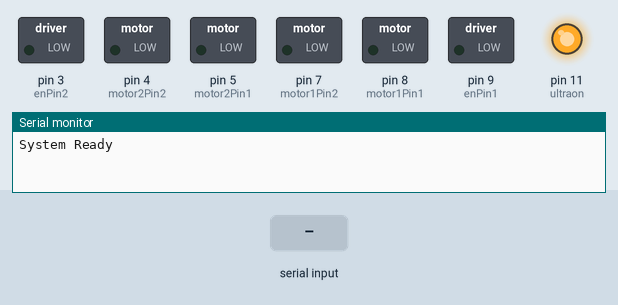
Recording of a sketch running on a simulated Arduino Uno, built with avr-gcc and run on an emulated ATmega328P. On the bench: switched loads named in the sketch (green lamp = pin HIGH), output pins drawn as LEDs (lit = HIGH), the last lines printed to the serial monitor. The inputs (shaded band) are chosen by the test bench.

Above: at 1.2 s.
1.3 s: "B" received over Serial
At 2.4 s:
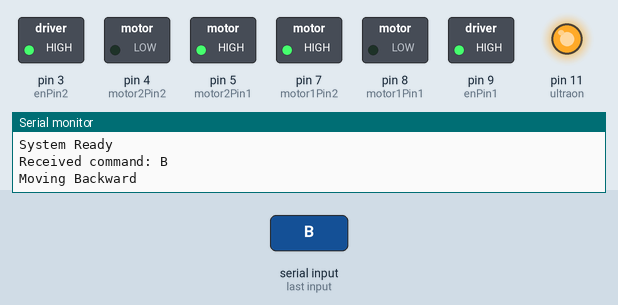
2.8 s: "L" received over Serial
At 3.5 s:
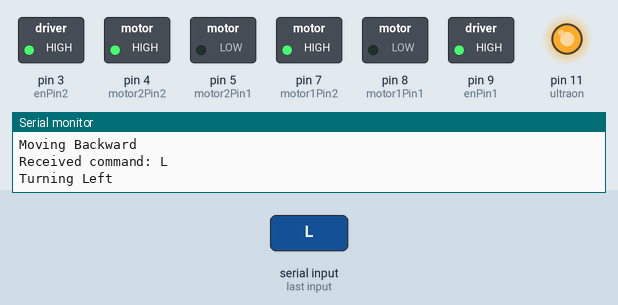
4.3 s: "R" received over Serial
At 4.7 s:
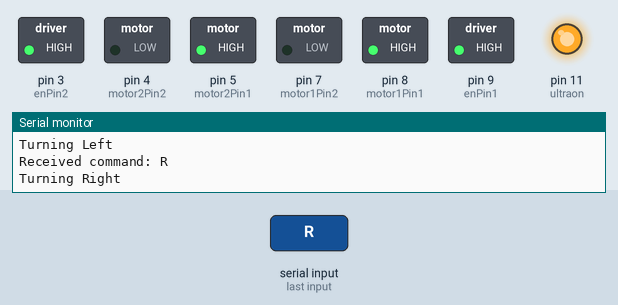
Timing chart, 0 to 7.3 s (numbered marks = the images above; inputs shaded):
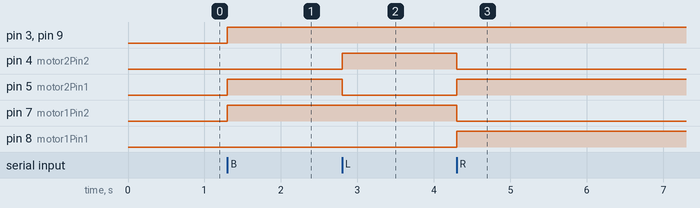

Measured:
- after the input at 1.3 s, pin 3 (enPin2), pin 5 (motor2Pin1), pin 7 (motor1Pin2), pin 9 (enPin1): LOW → HIGH at once
- after the input at 2.8 s, pin 4 (motor2Pin2): LOW → HIGH at once; pin 5 (motor2Pin1): HIGH → LOW at once
- after the input at 4.3 s, pin 4 (motor2Pin2), pin 7 (motor1Pin2): HIGH → LOW at once; pin 5 (motor2Pin1), pin 8 (motor1Pin1): LOW → HIGH at once

The sketch:

Arduino_control.ino
```cpp
// out 1 : green
// out4 : purpel
// Define motor control pins
const int enPin1 = 9; // ENA on the L298N
const int motor1Pin1 = 8; // IN1 on the L298N
const int motor1Pin2 = 7; // IN2 on the L298N
const int motor2Pin1 = 5; // IN3 on the L298N
const int motor2Pin2 = 4; // IN4 on the L298N
const int enPin2 = 3; // ENB on the L298N

// Defines Arduino pins for ultrasonic sensor
const int trigPin = 13;
const int echoPin = 12;
const int ultraon = 11; // Potentially unused pin
// Defines variables
long duration;
int distance;
int dis;

void setup() {

  // Set all the motor control pins to outputs
  pinMode(enPin1, OUTPUT);
  pinMode(motor1Pin1, OUTPUT);
  pinMode(motor1Pin2, OUTPUT);
  pinMode(motor2Pin1, OUTPUT);
  pinMode(motor2Pin2, OUTPUT);
  pinMode(enPin2, OUTPUT);

  pinMode(ultraon, OUTPUT); // Potentially unused pin
  digitalWrite(ultraon, HIGH); // Potentially unused pin

  // Initialize ultrasonic sensor pins
  pinMode(trigPin, OUTPUT); // Sets the trigPin as an Output
  pinMode(echoPin, INPUT);  // Sets the echoPin as an Input

  // Initialize serial communication
  Serial.begin(9600);
  Serial.println("System Ready");
}

void loop() {
  if (Serial.available() > 0) {
    char command = Serial.read();
    Serial.print("Received command: ");
    Serial.println(command);

    switch (command) {
      case 'F': // Move forward
        if (checkDistance()) {
          Serial.println("Moving Forward");
          moveForward();
        } else {
          Serial.println("Obstacle detected! Stopping.");
          stopMotors();
        }
        break;

      case 'B': // Move backward
        Serial.println("Moving Backward");
        moveBackward();
        break;

      case 'L': // Turn left
        Serial.println("Turning Left");
        turnLeft();
        break;

      case 'R': // Turn right
        Serial.println("Turning Right");
        turnRight();
        break;

      case 'S': // Stop
        Serial.println("Stopping");
        stopMotors();
        break;

      // --- ADDED CASES FOR '1' and '4' ---
      case '1':
        Serial.println("green"); // Output "green" for command '1'
        break;
      case '4':
        Serial.println("purple"); // Output "purple" for command '4' (corrected spelling)
        break;
      // --- END ADDED CASES ---

      default:
        Serial.println("Unknown command");
        break;
    }
  }
}

// Function to measure distance using ultrasonic sensor
bool checkDistance() {
  // Clears the trigPin
  digitalWrite(trigPin, LOW);
  delayMicroseconds(2);

  // Sets the trigPin on HIGH state for 10 micro seconds
  digitalWrite(trigPin, HIGH);
  delayMicroseconds(10);
  digitalWrite(trigPin, LOW);

  // Reads the echoPin, returns the sound wave travel time in microseconds
  duration = pulseIn(echoPin, HIGH);

  // Calculating the distance
  distance = duration * 0.034 / 2;

  // Print the distance for debugging purposes
  Serial.print("Distance from the object = ");
  Serial.print(distance);
  Serial.println(" cm");

  // Check if distance is greater than 100 cm
  return distance > 100;
}

// Motor movement functions
// Motor movement functions
void moveForward() {
  digitalWrite(enPin1, HIGH);
  digitalWrite(motor1Pin1, HIGH);
  digitalWrite(motor1Pin2, LOW);
  digitalWrite(enPin2, HIGH);
  digitalWrite(motor2Pin1, LOW);
  digitalWrite(motor2Pin2, HIGH);
}

void moveBackward() {
  digitalWrite(enPin1, HIGH);
  digitalWrite(motor1Pin1, LOW);
  digitalWrite(motor1Pin2, HIGH);
  digitalWrite(enPin2, HIGH);
  digitalWrite(motor2Pin1, HIGH);
  digitalWrite(motor2Pin2, LOW);
}

void turnLeft() {
  digitalWrite(enPin1, HIGH);
  digitalWrite(motor1Pin1, LOW);
  digitalWrite(motor1Pin2, HIGH);
  digitalWrite(enPin2, HIGH);
  digitalWrite(motor2Pin1, LOW); // Corrected motor2Pin1 to LOW
  digitalWrite(motor2Pin2, HIGH); // Corrected motor2Pin2 to HIGH
}

void turnRight() {
  digitalWrite(enPin1, HIGH);
  digitalWrite(motor1Pin1, HIGH);
  digitalWrite(motor1Pin2, LOW);
  digitalWrite(enPin2, HIGH);
  digitalWrite(motor2Pin1, HIGH);
  digitalWrite(motor2Pin2, LOW);
}

void stopMotors() {
  digitalWrite(enPin1, LOW);
  digitalWrite(motor1Pin1, LOW);
  digitalWrite(motor1Pin2, LOW);
  digitalWrite(enPin2, LOW);
  digitalWrite(motor2Pin1, LOW);
  digitalWrite(motor2Pin2, LOW);
}
```
